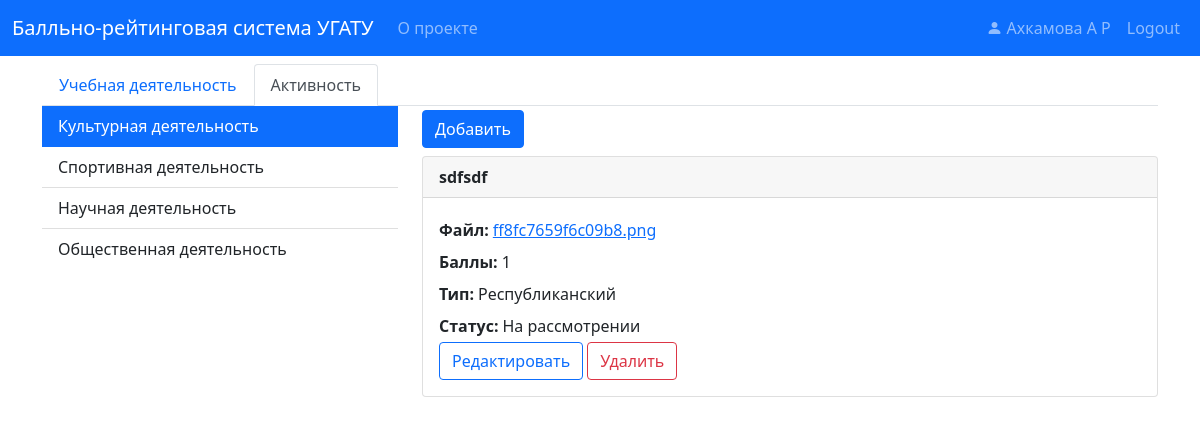
Before: /student/activity (signed in) with the older database file.
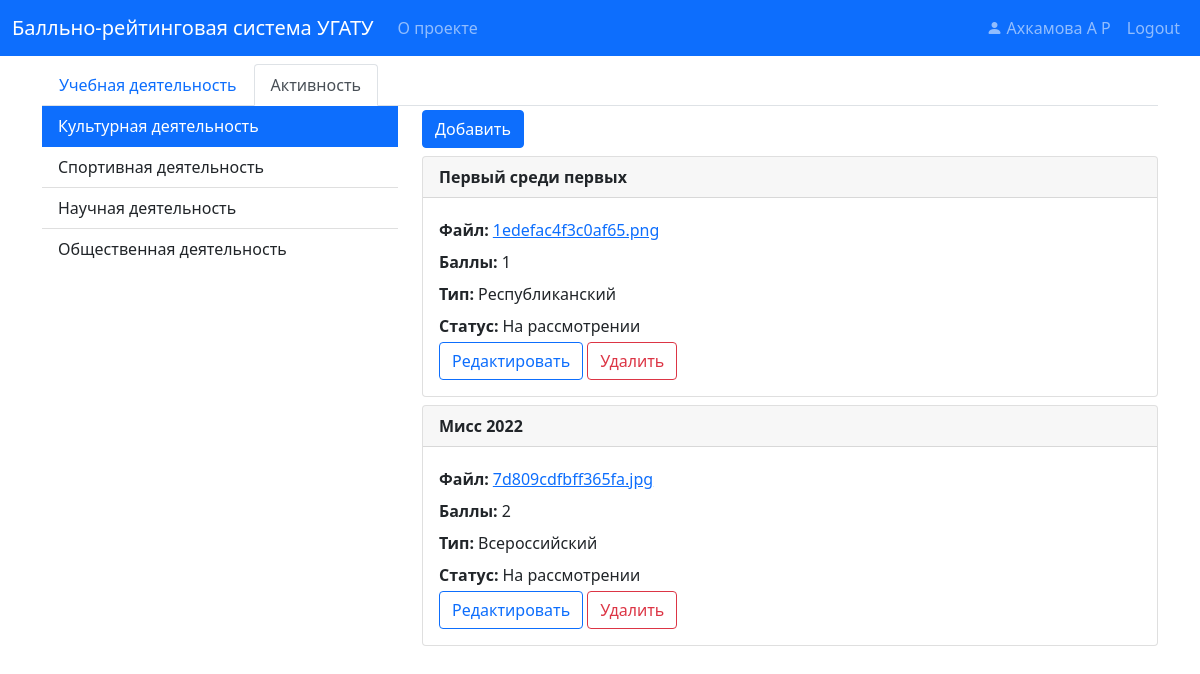
After: the same page with the newer database file.
### pointraing/models.py (models this page shows, shortened)
class User(db.Model, UserMixin):
    id = db.Column(db.String(32), primary_key=True)
    name = db.Column(db.String(120), nullable=False)
    surname = db.Column(db.String(120), nullable=False)
    patronymic = db.Column(db.String(120), nullable=False)
    login = db.Column(db.String(20), unique=True, nullable=False)
    password = db.Column(db.String(60), nullable=False)
    role_id = db.Column(db.String, db.ForeignKey('role.id'), nullable=False)
    role = db.relationship('Role', backref=db.backref('users', lazy=True))
    group_id = db.Column(db.String, db.ForeignKey('group.id'), nullable=True)

class ActivityType(db.Model):
    id = db.Column(db.String(32), primary_key=True)
    name = db.Column(db.String(60), nullable=False)

class Activity(db.Model):
    id = db.Column(db.String(32), primary_key=True)
    name = db.Column(db.String(60), nullable=False)
    user_id = db.Column(db.String(32), db.ForeignKey('user.id'), nullable=False)
    file = db.Column(db.String(20), nullable=False)
    status = db.Column(db.Boolean, nullable=True)
    comment = db.Column(db.String(240), nullable=True)
    type_id = db.Column(db.String(32), db.ForeignKey('activity_type.id'), nullable=False)
    rate_id = db.Column(db.String(32), db.ForeignKey('rate_activity.id'), nullable=False)
    rate = db.relationship('RateActivity',
                           backref=db.backref('activity', lazy=True))

class ActivitySubType(db.Model):
    id = db.Column(db.String(32), primary_key=True)
    name = db.Column(db.String(60), nullable=False)

### pointraing/routes.py (the view)
@app.route("/student/activity")
@app.route("/student/activity/<string:activity_id>")
@login_required
def student_activity(activity_id=None):
    activity = get_students_activity()
    if not activity_id and len(activity) > 0:
        activity_id = activity[0].id
    activity_by_user = Activity.query \
        .filter(Activity.user_id == current_user.id) \
        .filter(Activity.type_id == activity_id).all()
    return render_template('activity.html',
                           active_tab='activity',
                           right_group=activity,
                           group_id=activity_id,
                           activity_by_user=activity_by_user
                           )

### pointraing/models.py (called while the page is built)
@login_manager.user_loader
def load_user(user_id):
    return User.query.get(user_id)

### pointraing/routes.py (called while the page is built)
def get_students_activity():
    return ActivityType.query.all()

### pointraing/templates/activity.html (shortened to what this page needs)
{% macro cardItem(name, value, classValue) -%}
    <div class="d-inline-flex w-100 py-1">
        <div class="fw-bold pe-lg-1">
            {{ name }}
        </div>
        <div class="{{ classValue if classValue }}">{{ value }}</div>
    </div>
{%- endmacro %}
{% extends "student.html" %}
{% block right %}
{% if activity_by_user %}
<a class="btn btn-primary mt-1" href="{{ url_for('student_activity_new', activity_id=group_id) }}"
   role="button">
    Добавить
</a>
{% for item in activity_by_user %}
<div class="card mt-2">
    <div class="card-header fw-bold">
        {{ item.name }}
    </div>
    <div class="card-body">
        <div class="card-text">
            {{ cardItem('Файл:', file_link) }}
            {{ cardItem('Баллы:', item.rate.value) }}
            {% if item.rate.sub_type %}
                {{ cardItem('Тип:', item.rate.sub_type.name) }}
            {% endif %}
            {% if item.status == True %}
                {{ cardItem('Статус:', 'Принято', 'text-success') }}
            {% elif item.status == False %}
                {{ cardItem('Статус:', 'Отклонено', 'text-danger') }}
            {% else %}
                {{ cardItem('Статус:', 'На рассмотрении') }}
                <a href="{{ url_for('update_activity', activity_id=group_id, doc_id=item.id) }}"
                   class="btn btn-outline-primary">Редактировать</a>
                <a href="{{ url_for('delete_activity', activity_id=group_id, doc_id=item.id) }}"
                   class="btn btn-outline-danger">Удалить</a>
            {% endif %}
        </div>
    </div>
</div>
{% endfor %}
{% else %}
<p class="text-muted"> У вас еще нет ни одной активной деятельности <a class="text-muted"
                                                                       href="{{ url_for('student_activity_new', activity_id=group_id) }}">добавить?</a>
</p>
{% endif %}
{% endblock right %}

### pointraing/templates/student.html
{% macro naveItem(name, url, is_active) -%}
    <a class="nav-link {{ 'active' if is_active }}"
            {% if is_active %}
       aria-current="page"
            {% endif %}
       href="{{ url }}">{{ name }}</a>
{%- endmacro %}
{% extends "layout.html" %}
{% block content %}
    <ul class="nav nav-tabs pt-2">
        {{ naveItem('Учебная деятельность', url_for('student_education'), active_tab == 'education') }}
        {{ naveItem('Активность', url_for('student_activity'), active_tab == 'activity') }}
    </ul>
    <div>
        <div class="row">
            <div class="col-4">
                <div class="list-group list-group-flush">
                    {% if right_group %}
                        {% for item in right_group %}
                            <a
                                    {% if active_tab == 'education' %}
                                        href="{{ url_for('student_education', subject_id=item.id) }}"
                                    {% else %}
                                        href="{{ url_for('student_activity', activity_id=item.id) }}"
                                    {% endif %}
                                        class="list-group-item list-group-item-action {{ 'active' if group_id == item.id }}"
                                    {% if group_id == item.id %}
                                        aria-current="page"
                                    {% endif %}
                            >
                                {{ item.name }}
                            </a>
                        {% endfor %}
                    {% else %}
                        <p class="text-muted"> Похоже не хватает данных, обратитесь к администротору </p>
                    {% endif %}
                </div>
            </div>
            <div class="col-8">
                {% block right %}{% endblock %}
            </div>
        </div>
    </div>
{% endblock content %}

### pointraing/templates/layout.html (shortened to what this page needs)
<!DOCTYPE html>
<html>
<head>
    <link rel="stylesheet" type="text/css" href="{{ url_for('static', filename='styles/bootstrap.css') }}">
    <link rel="stylesheet"
          href="{{ url_for('static', filename='node_modules/bootstrap-icons/font/bootstrap-icons.css') }}">
    <link rel="stylesheet" type="text/css" href="{{ url_for('static', filename='main.css') }}">
</head>
<body>
<header class="site-header">
    <nav class="navbar navbar-expand-lg navbar-dark bg-primary">
        <div class="container-fluid">
            <a class="navbar-brand" href="{{ url_for('home') }}">Балльно-рейтинговая система УГАТУ</a>
            <div class="collapse navbar-collapse" id="navbarToggle">
                <div class="navbar-nav me-auto">
                    <a class="nav-item nav-link" href="/about">О проекте</a>
                </div>
                <div class="navbar-nav">
                    {% if current_user.is_authenticated %}
                        <a class="nav-item nav-link d-inline-block"
                           href="{{ url_for('account') }}">
                            <i class="bi bi-person-fill d-inline-block"></i>
                            {{ " ".join((current_user.surname, current_user.name[0], current_user.patronymic[0])) }}
                        </a>
                        <a class="nav-item nav-link" href="{{ url_for('logout') }}">Logout</a>
                    {% else %}
                        <a class="nav-item nav-link" href="{{ url_for('login') }}">Login</a>
                    {% endif %}
                </div>
            </div>
        </div>
    </nav>
</header>
<main role="main" class="container">
    <div class="row">
        <div class="mw-100">
            {% block content %}{% endblock %}
        </div>
    </div>
</main>
</body>
</html>

Changed rows visible on the page:
changed Activity: name "sdfsdf" → "Первый среди первых"; file "ff8fc7659f6c09b8.png 1 На рассмотрении" → "1edefac4f3c0af65.png 1 На рассмотрении"
added Activity: name "Мисс 2022", name "Файл: Баллы: Тип: Статус:", file "7d809cdfbff365fa.jpg 2 На рассмотрении"
now on this page (row unchanged): ActivitySubType: name "Всероссийский"
